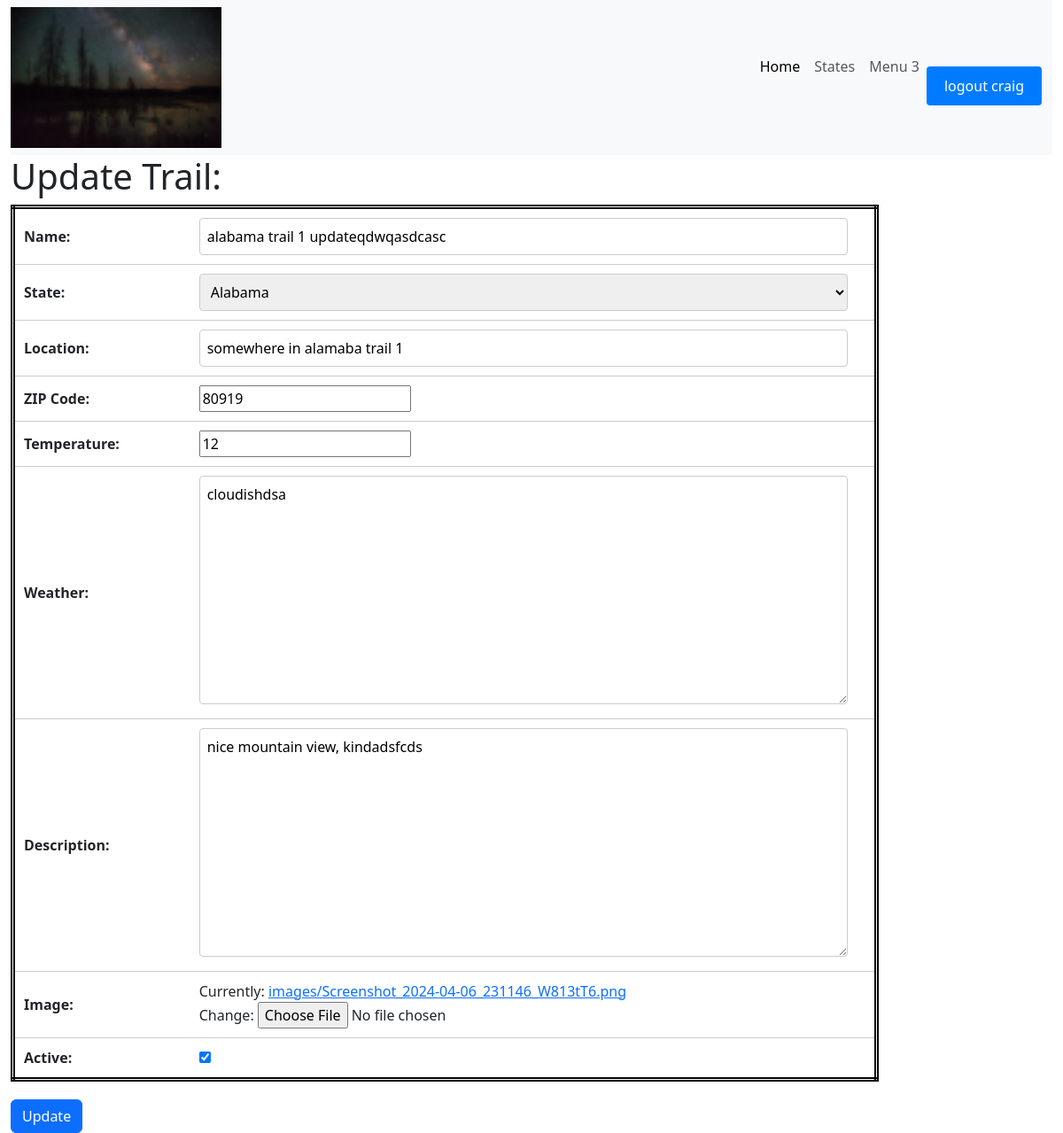
The app's page /trail/1/UPDATE/ (signed in), older data.
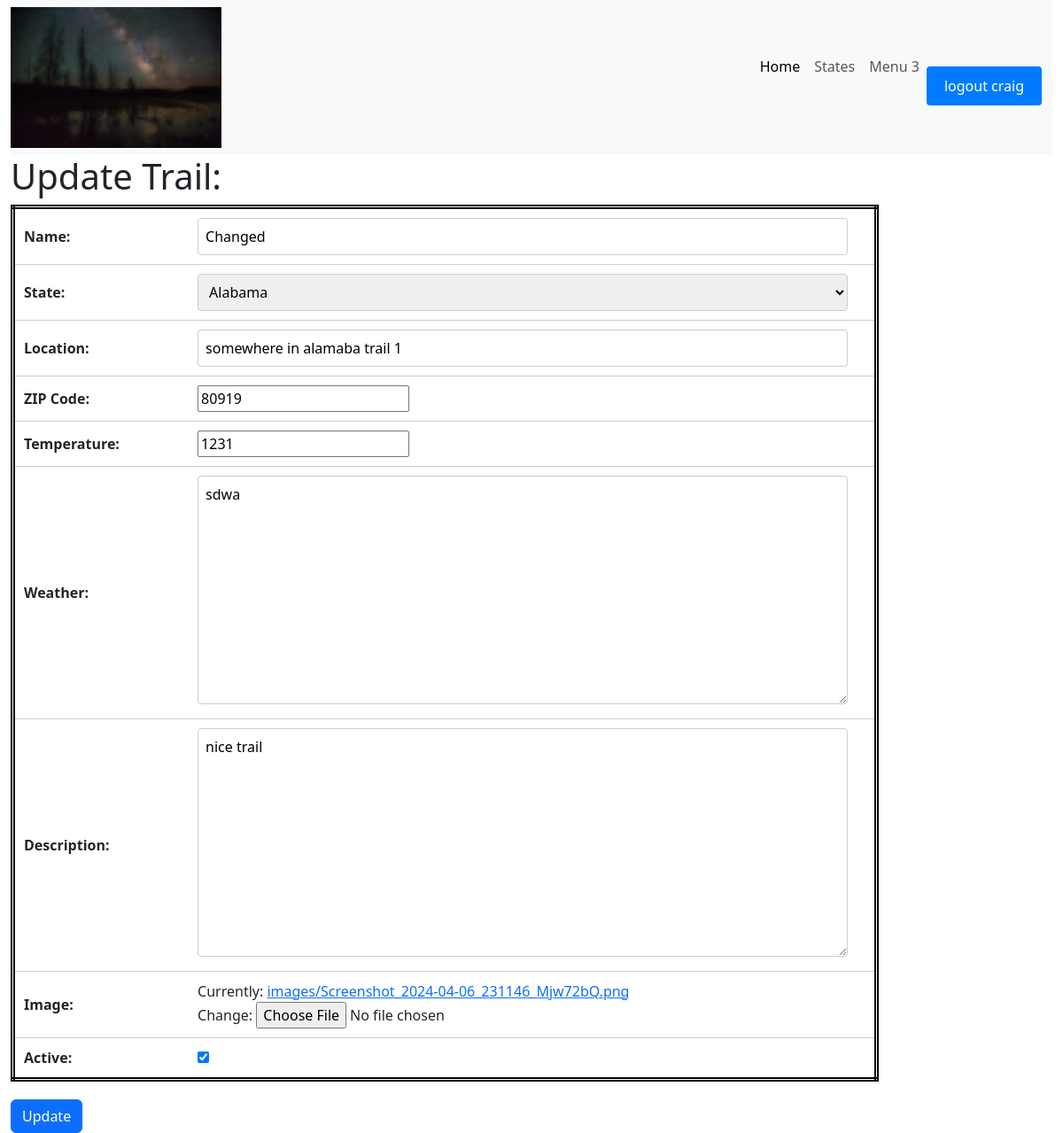
The same page, newer data.
### trail_app/models.py (models this page shows, shortened)
class Trail(models.Model):
    name = models.CharField(max_length=200, blank=False)
    state = models.ForeignKey(State, on_delete=models.CASCADE)
    location = models.CharField(max_length=200, blank=False)
    zip_code = models.IntegerField(blank=False)
    temperature = models.IntegerField()
    weather = models.TextField()
    description = models.TextField(blank=False)
    image = models.ImageField(upload_to='images/', blank=False)
    is_active = models.BooleanField(default=False)

class State(models.Model):
    state_names = (
    ("Alabama", "Alabama"),
    ("Alaska", "Alaska"),
    ("Arizona", "Arizona"),
    ("Arkansas", "Arkansas"),
    ("California", "California"),
    ("Colorado", "Colorado"),
    ("Connecticut", "Connecticut"),
    ("Delaware", "Delaware"),
    ("Florida", "Florida"),
    ("Georgia", "Georgia"),
    ("Hawaii", "Hawaii"),
    ("Idaho", "Idaho"),
    ("Illinois", "Illinois"),
    ("Indiana", "Indiana"),
    ("Iowa", "Iowa"),
    ("Kansas", "Kansas"),
    ("Kentucky", "Kentucky"),
    ("Louisiana", "Louisiana"),
    ("Maine", "Maine"),
    ("Maryland", "Maryland"),
    ("Massachusetts", "Massachusetts"),
    ("Michigan", "Michigan"),
    ("Minnesota", "Minnesota"),
    ("Mississippi", "Mississippi"),
    ("Missouri", "Missouri"),
    ("Montana", "Montana"),
    ("Nebraska", "Nebraska"),
    ("Nevada", "Nevada"),
    ("New Hampshire", "New Hampshire"),
    ("New Jersey", "New Jersey"),
    ("New Mexico", "New Mexico"),
    ("New York", "New York"),
    ("North Carolina", "North Carolina"),
    ("North Dakota", "North Dakota"),
    ("Ohio", "Ohio"),
    ("Oklahoma", "Oklahoma"),
    ("Oregon", "Oregon"),
    ("Pennsylvania", "Pennsylvania"),
    ("Rhode Island", "Rhode Island"),
    ("South Carolina", "South Carolina"),
    ("South Dakota", "South Dakota"),
    ("Tennessee", "Tennessee"),
    ("Texas", "Texas"),
    ("Utah", "Utah"),
    ("Vermont", "Vermont"),
    ("Virginia", "Virginia"),
    ("Washington", "Washington"),
    ("West Virginia", "West Virginia"),
    ("Wisconsin", "Wisconsin"),
    ("Wyoming", "Wyoming")
    )
    state = models.CharField(max_length = 200, choices=state_names, blank = False)
    list_state = models.BooleanField(default=False)
    def __str__(self):
        return self.state

### trail_app/models.py (the view)
# urls.py: path('trail/<int:pk>/UPDATE/', login_required(views.TrailUpdateView.as_view()), name='trail-update'),
class TrailUpdateView(generic.UpdateView):
    model =Trail
    fields = ('name', 'state', 'location', 'zip_code', 'temperature', 'weather', 'description', 'image', 'is_active', )
    success_url = reverse_lazy('state-list')
    template_name = 'trail_app/trail_update.html'

### trail_app/templates/trail_app/trail_update.html (shortened to what this page needs)
{% extends 'trail_app/base_template.html' %}
{% block content %}
<head>
</head>
{% if user.is_authenticated %}
    <h1>Update Trail: {{ state.state }}</h1>
    <form action="" method="post" enctype="multipart/form-data" class="trail-form">
        <table class="form-table" style = "border:5px dpuble black;">
            <tr>
                <td><label for="id_name">Name:</label></td>
                <td>{{ form.name }}</td>
            </tr>
            <tr>
                <td><label for="id_state">State:</label></td>
                <td>{{ form.state }}</td>
            </tr>
            <tr>
                <td><label for="id_location">Location:</label></td>
                <td>{{ form.location }}</td>
            </tr>
            <tr>
                <td><label for="id_zip_code">ZIP Code:</label></td>
                <td>{{ form.zip_code }}</td>
            </tr>
            <tr>
                <td><label for="id_temperature">Temperature:</label></td>
                <td>{{ form.temperature }}</td>
            </tr>
            <tr>
                <td><label for="id_weather">Weather:</label></td>
                <td>{{ form.weather }}</td>
            </tr>
            <tr>
                <td><label for="id_description">Description:</label></td>
                <td>{{ form.description }}</td>
            </tr>
            <tr>
                <td><label for="id_image">Image:</label></td>
                <td>{{ form.image }}</td>
            </tr>
            <tr>
                <td><label for="id_is_active">Active:</label></td>
                <td>{{ form.is_active }}</td>
            </tr>
        </table>
        <button type="submit" class="btn btn-primary"  id = "update">Update</button>
    </form>
{%endif%}
{% endblock %}

### trail_app/templates/trail_app/base_template.html (shortened to what this page needs)
{% load static %}
{% load static %}
<!DOCTYPE html>
<html lang="en">
 <head>
  {% load django_bootstrap5 %}
  {% bootstrap_css %}
   <link href="https://cdn.jsdelivr.net/npm/bootstrap@5.3.1/dist/css/bootstrap.min.css" rel="stylesheet">
 </head>
 <body>
   <div class="container-fluid">
     <nav class="navbar navbar-expand-lg bg-body-tertiary">
       <img src="{% static 'images/cs3300Project.jpg' %}" width="300">
       <div class="container-fluid">
         <div class="collapse navbar-collapse" id="navbarNavAltMarkup">
          <div class="navbar-nav ms-auto">
            <a class="nav-link active" aria-current="page" href="{% url 'index' %}">Home</a>
            <a class="nav-link" href="{% url 'state-list' %}">States</a>
            <a class="nav-link" href="#">Menu 3</a>
            {% if user.is_authenticated %}
            <form method="post" action="{% url 'logout' %}">
              <button type="submit", id = nav_logout>logout {{ user }} </button>
          </form>
            {% else %}
                <a class="nav-link" href="{% url 'login' %}?next={{ request.path }}">Login</a>
            {% endif %}
        </div>
         </div>
       </div>
     </nav>
       <div class="col-sm-10">
         {% block content %}
         {% endblock %}
       </div>
     </div>
 </body>
</html>

### trail_app/templates/trail_app/trail_update.html (style rules this page uses)
.form-table { width: 100%; border: 5px double black; }
.form-table tr { border-bottom: 1px solid #ccc; }
.form-table td { padding: 10px; }
.form-table label { display: block; font-weight: bold; }
.form-table input[type="text"], .form-table select, .form-table textarea { width: calc(100% - 20px); padding: 8px; border: 1px solid #ccc; border-radius: 4px; box-sizing: border-box; }
button { margin-top: 20px; padding: 10px 20px; background-color: #007bff; color: #fff; border: none; border-radius: 4px; cursor: pointer; }

Row changes from the older to the newer data that the page shows:
changed Trail "somewhere in alamaba trail 1": name "alabama trail 1 updateqdwqasdcasc" → "Changed"; temperature "12" → "1231"; weather "cloudishdsa" → "sdwa"; description "nice mountain view, kindadsfcds" → "nice trail"
Text that changed along with them:
text no longer shown: "Currently: images/Screenshot_2024-04-06_231146_W813tT6.png Change:"
text now shown: "Currently: images/Screenshot_2024-04-06_231146_Mjw72bQ.png Change:"
